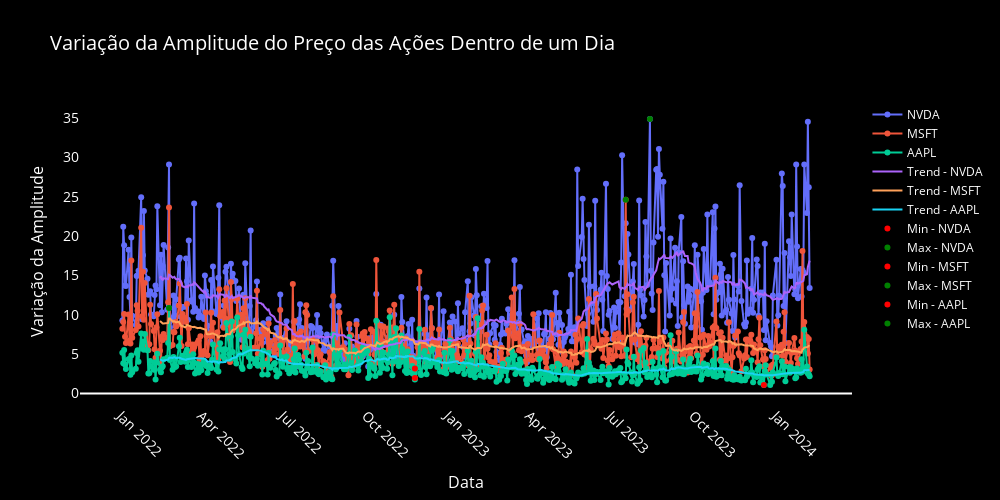

Notebook code cell kept with this figure:
### Code cell
def plot_stock_amplitude(tickers, start_date, end_date, figsize=(800, 600)):
    # Ignorar FutureWarnings
    warnings.filterwarnings("ignore", category=FutureWarning)

    # Armazenar todos os dados das ações em um único DataFrame
    all_data = pd.DataFrame()
    traces, trendlines, min_max_points = [], [], []

    # Criar uma tabela para armazenar os resultados
    result_table = PrettyTable()
    result_table.field_names = ["Ação", "Amplitude Mínima", "Data (Mínima)", "Amplitude Máxima", "Data (Máxima)"]

    # Loop sobre todas as ações
    for stock in tickers:
        # Baixar dados da ação
        data = yf.download(stock, start=start_date, end=end_date)
        data.reset_index(inplace=True)
        
        # Calcular amplitude diária
        data['Amplitude'] = data['High'] - data['Low']
        
        # Encontrar a data e o valor mínimos da amplitude
        min_date = data.loc[data['Amplitude'].idxmin(), 'Date']
        min_value = round(data['Amplitude'].min(), 2)
        
        # Encontrar a data e o valor máximos da amplitude
        max_date = data.loc[data['Amplitude'].idxmax(), 'Date']
        max_value = round(data['Amplitude'].max(), 2)
        
        # Adicionar os resultados à tabela
        result_table.add_row([stock, min_value, min_date, max_value, max_date])

        # Criar traces para plotagem
        trace = go.Scatter(x=data['Date'], y=data['Amplitude'], mode='lines+markers', name=stock)
        trendline = go.Scatter(x=data['Date'], y=data['Amplitude'].rolling(window=30).mean(), mode='lines', name=f'Trend - {stock}')
        min_point = go.Scatter(x=[min_date], y=[min_value], mode='markers', marker=dict(color='red'), name=f'Min - {stock}')
        max_point = go.Scatter(x=[max_date], y=[max_value], mode='markers', marker=dict(color='green'), name=f'Max - {stock}')
        
        # Adicionar traces às listas correspondentes
        traces.append(trace)
        trendlines.append(trendline)
        min_max_points.extend([min_point, max_point])
        
        # Adicionar dados da ação ao DataFrame geral
        all_data = pd.concat([all_data, data.set_index('Date')], axis=1)

    # Imprimir a tabela formatada
    print(result_table)

    # Salvar dados das ações em um arquivo CSV
    all_data.to_csv('ativos.csv')
    print("Dados das ações baixados e salvos com sucesso!")

    # Definir layout do gráfico
    layout = go.Layout(
        title=dict(text='Variação da Amplitude do Preço das Ações Dentro de um Dia', font=dict(color='#FFFFFF', size=20)),
        xaxis=dict(title='Data', tickangle=45, tickfont=dict(color='#FFFFFF', size=14), titlefont=dict(color='#FFFFFF', size=16)),
        yaxis=dict(title='Variação da Amplitude', tickfont=dict(color='#FFFFFF', size=14), titlefont=dict(color='#FFFFFF', size=16)),
        showlegend=True,
        plot_bgcolor='rgb(0, 0, 0)',
        paper_bgcolor='rgb(0, 0, 0)',
        legend=dict(font=dict(color='#FFFFFF')),
        width=figsize[0],
        height=figsize[1],
        xaxis_showgrid=False,
        yaxis_showgrid=False
    )

    # Criar figura do gráfico
    fig = go.Figure(data=traces + trendlines + min_max_points, layout=layout)
    fig.show()

# Ações e período para análise
tickers = ['NVDA', 'MSFT', 'AAPL']
start_date = '2022-01-01'
end_date = '2024-02-09'
figsize = (1000, 500)

# Plotar amplitude das ações
plot_stock_amplitude(tickers, start_date, end_date, figsize)

### Figure 1 — Plotly figure (JSON) as saved in the notebook; plotly's stock layout.template omitted (floating-point values rounded to 4 significant figures; data arrays with more than 128 entries replaced by an {"elided": "..."} marker saying what was removed)
{"data": [{"mode": "lines+markers", "name": "NVDA", "type": "scatter", "x": {"elided": "528 str values"}, "y": {"elided": "528 float values"}}, {"mode": "lines+markers", "name": "MSFT", "type": "scatter", "x": {"elided": "528 str values"}, "y": {"elided": "528 float values"}}, {"mode": "lines+markers", "name": "AAPL", "type": "scatter", "x": {"elided": "528 str values"}, "y": {"elided": "528 float values"}}, {"mode": "lines", "name": "Trend - NVDA", "type": "scatter", "x": {"elided": "528 str values"}, "y": {"elided": "528 float values"}}, {"mode": "lines", "name": "Trend - MSFT", "type": "scatter", "x": {"elided": "528 str values"}, "y": {"elided": "528 float values"}}, {"mode": "lines", "name": "Trend - AAPL", "type": "scatter", "x": {"elided": "528 str values"}, "y": {"elided": "528 float values"}}, {"marker": {"color": "red"}, "mode": "markers", "name": "Min - NVDA", "type": "scatter", "x": ["2022-11-25T00:00:00"], "y": [3.15]}, {"marker": {"color": "green"}, "mode": "markers", "name": "Max - NVDA", "type": "scatter", "x": ["2023-08-14T00:00:00"], "y": [34.89]}, {"marker": {"color": "red"}, "mode": "markers", "name": "Min - MSFT", "type": "scatter", "x": ["2022-11-25T00:00:00"], "y": [1.97]}, {"marker": {"color": "green"}, "mode": "markers", "name": "Max - MSFT", "type": "scatter", "x": ["2023-07-18T00:00:00"], "y": [24.61]}, {"marker": {"color": "red"}, "mode": "markers", "name": "Min - AAPL", "type": "scatter", "x": ["2023-12-19T00:00:00"], "y": [1.06]}, {"marker": {"color": "green"}, "mode": "markers", "name": "Max - AAPL", "type": "scatter", "x": ["2022-02-24T00:00:00"], "y": [10.85]}], "layout": {"height": 500, "legend": {"font": {"color": "#FFFFFF"}}, "paper_bgcolor": "rgb(0, 0, 0)", "plot_bgcolor": "rgb(0, 0, 0)", "showlegend": true, "title": {"font": {"color": "#FFFFFF", "size": 20}, "text": "Variação da Amplitude do Preço das Ações Dentro de um Dia"}, "width": 1000, "xaxis": {"showgrid": false, "tickangle": 45, "tickfont": {"color": "#FFFFFF", "size": 14}, "title": {"font": {"color": "#FFFFFF", "size": 16}, "text": "Data"}}, "yaxis": {"showgrid": false, "tickfont": {"color": "#FFFFFF", "size": 14}, "title": {"font": {"color": "#FFFFFF", "size": 16}, "text": "Variação da Amplitude"}}}}
